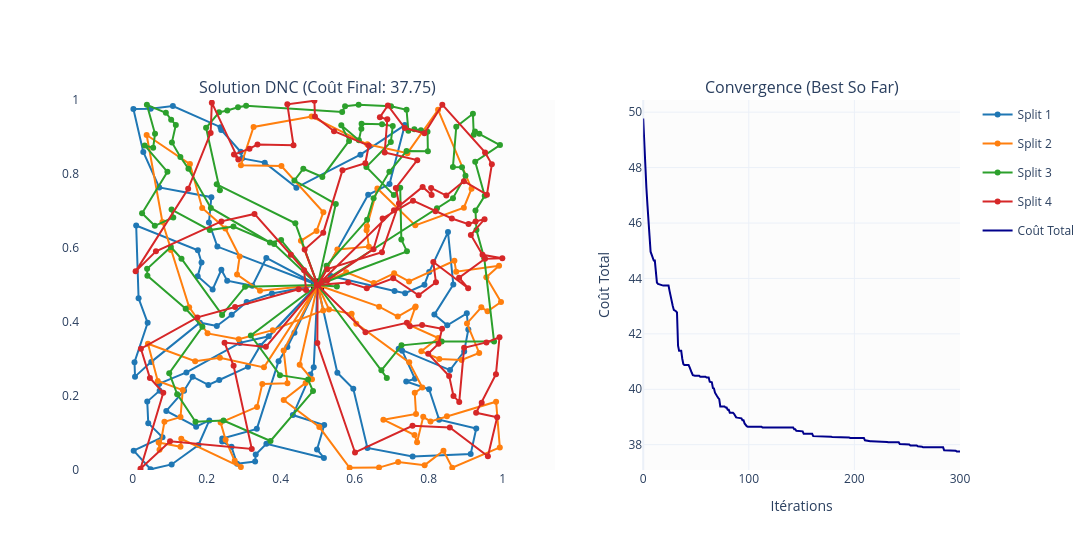

Notebook code cell kept with this figure:
### Code cell
plot_dnc(batch, results, rollout_output, n_splits=opts.dnc_n_splits, idx=5)

### Figure 1 — Plotly figure (JSON) as saved in the notebook; plotly's stock layout.template omitted (floating-point values rounded to 4 significant figures; data arrays with more than 128 entries replaced by an {"elided": "..."} marker saying what was removed)
{"data": [{"hoverinfo": "skip", "marker": {"color": "lightgray", "size": 4}, "mode": "markers", "name": "Clients", "showlegend": false, "type": "scatter", "x": {"elided": "599 float values"}, "xaxis": "x", "y": {"elided": "599 float values"}, "yaxis": "y"}, {"hoverinfo": "name", "marker": {"color": "red", "line": {"color": "black", "width": 1}, "size": 12, "symbol": "square"}, "mode": "markers", "name": "Dépôt", "showlegend": false, "type": "scatter", "x": [0.5], "xaxis": "x", "y": [0.5], "yaxis": "y"}, {"connectgaps": false, "hovertemplate": "<b>Split 1</b><br>Client: %{text}<extra></extra>", "legendgroup": "Split 1", "line": {"color": "#1f77b4", "width": 2}, "marker": {"color": "#1f77b4", "size": 6}, "mode": "lines+markers", "name": "Split 1", "text": {"elided": "150 str values"}, "type": "scatter", "x": {"elided": "150 float values"}, "xaxis": "x", "y": {"elided": "150 float values"}, "yaxis": "y"}, {"connectgaps": false, "hovertemplate": "<b>Split 2</b><br>Client: %{text}<extra></extra>", "legendgroup": "Split 2", "line": {"color": "#ff7f0e", "width": 2}, "marker": {"color": "#ff7f0e", "size": 6}, "mode": "lines+markers", "name": "Split 2", "text": {"elided": "150 str values"}, "type": "scatter", "x": {"elided": "150 float values"}, "xaxis": "x", "y": {"elided": "150 float values"}, "yaxis": "y"}, {"connectgaps": false, "hovertemplate": "<b>Split 3</b><br>Client: %{text}<extra></extra>", "legendgroup": "Split 3", "line": {"color": "#2ca02c", "width": 2}, "marker": {"color": "#2ca02c", "size": 6}, "mode": "lines+markers", "name": "Split 3", "text": {"elided": "150 str values"}, "type": "scatter", "x": {"elided": "150 float values"}, "xaxis": "x", "y": {"elided": "150 float values"}, "yaxis": "y"}, {"connectgaps": false, "hovertemplate": "<b>Split 4</b><br>Client: %{text}<extra></extra>", "legendgroup": "Split 4", "line": {"color": "#d62728", "width": 2}, "marker": {"color": "#d62728", "size": 6}, "mode": "lines+markers", "name": "Split 4", "text": {"elided": "150 str values"}, "type": "scatter", "x": {"elided": "150 float values"}, "xaxis": "x", "y": {"elided": "150 float values"}, "yaxis": "y"}, {"line": {"color": "darkblue", "width": 2}, "mode": "lines", "name": "Coût Total", "type": "scatter", "x": {"elided": "301 int values"}, "xaxis": "x2", "y": {"elided": "301 float values"}, "yaxis": "y2"}], "layout": {"annotations": [{"font": {"size": 16}, "showarrow": false, "text": "Solution DNC (Coût Final: 37.75)", "x": 0.27, "xanchor": "center", "xref": "paper", "y": 1, "yanchor": "bottom", "yref": "paper"}, {"font": {"size": 16}, "showarrow": false, "text": "Convergence (Best So Far)", "x": 0.82, "xanchor": "center", "xref": "paper", "y": 1, "yanchor": "bottom", "yref": "paper"}], "height": 550, "legend": {"itemclick": "toggleothers", "itemdoubleclick": "toggle"}, "plot_bgcolor": "rgba(245,245,245,0.3)", "width": 1100, "xaxis": {"anchor": "y", "domain": [0, 0.54], "range": [0, 1], "scaleanchor": "y", "scaleratio": 1, "showgrid": false, "zeroline": false}, "xaxis2": {"anchor": "y2", "domain": [0.64, 1], "title": {"text": "Itérations"}}, "yaxis": {"anchor": "x", "domain": [0, 1], "range": [0, 1], "showgrid": false, "zeroline": false}, "yaxis2": {"anchor": "x2", "domain": [0, 1], "title": {"text": "Coût Total"}}}}
